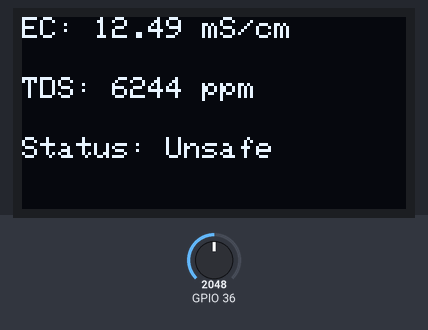
Simulated run of this sketch. Board: ESP32. Parts: 128×64 one-colour display. The inputs (shaded band) are chosen by the test bench; at power-on: GPIO 36 = 2048. WiFi joins after 1.5 s; servers stay silent unless stated; EEPROM starts erased; what the sketch prints to the serial monitor is not drawn.

Above: at 4.7 s.
4.8 s: GPIO 36 set to 0
At 7.1 s:
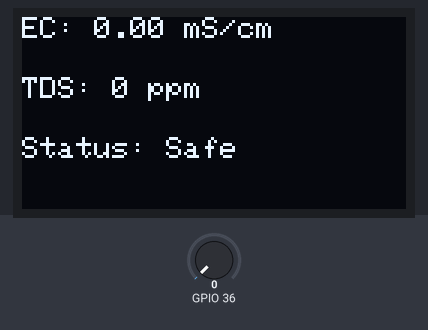
8.3 s: GPIO 36 set to 150
At 10.1 s:
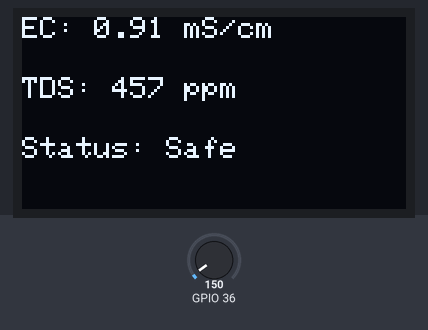
11.8 s: GPIO 36 set to 178
At 14.9 s:
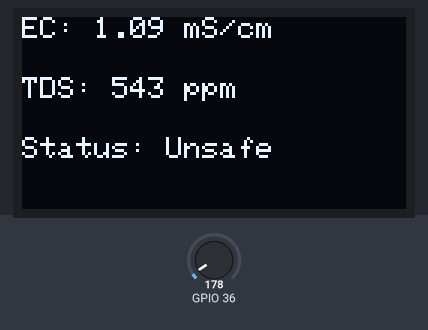
Timing chart, 0 to 16.4 s (numbered marks = the images above; inputs shaded):
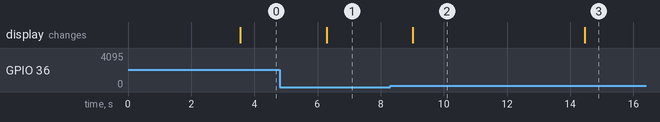

Measured:
- the behaviour switches between 164 and 165 on GPIO 36 (found by bisection; images 2 and 3)
- after the input at 4.8 s, the display: changes after 1.5 s (image 1)
- after the input at 8.3 s, the display: changes after 0.71 s (image 2)
- after the input at 11.8 s, the display: changes after 2.7 s (image 3)

The sketch:

WaterQualityMonitoring.ino
```cpp
#include <Arduino.h>
#include <Wire.h>
#include <EEPROM.h>
#include <WiFi.h>
#include <Adafruit_ADS1X15.h>
#include <DFRobot_ESP_EC.h>
#include <Adafruit_GFX.h>
#include <Adafruit_SSD1306.h>

#define SCREEN_WIDTH 128 // OLED width, in pixels
#define SCREEN_HEIGHT 64 // OLED height, in pixels

Adafruit_SSD1306 display(SCREEN_WIDTH, SCREEN_HEIGHT, &Wire, -1);

DFRobot_ESP_EC ec;
Adafruit_ADS1115 ads;

float voltage, ecValue, tdsValue;
String safetyStatus;

String apiKey = "WO6H1JLUUME5JJRN";
const char *ssid =  "ZTE_2.4G_XjtJKS";
const char *pass =  "bq9kKXMU";
const char* server = "api.thingspeak.com";

WiFiClient client;

void setup()
{
  Serial.begin(115200);
  EEPROM.begin(32);
  ec.begin();

  if (!display.begin(SSD1306_SWITCHCAPVCC, 0x3C)) {
    Serial.println(F("SSD1306 allocation failed"));
    for (;;);
  }
  delay(2000);
  display.clearDisplay();

  Serial.print("Connecting to ");
  Serial.println(ssid);
  WiFi.begin(ssid, pass);

  while (WiFi.status() != WL_CONNECTED)
  {
    delay(500);
    Serial.print(".");
  }
  Serial.println("");
  Serial.println("WiFi connected!");
}

void loop()
{
  voltage = analogRead(36);
  ecValue = ec.readEC(voltage, 25.0);
  tdsValue = ecValue * 500; // TDS in ppm

  if(tdsValue <= 500){
    safetyStatus = "Safe";
  } else {
    safetyStatus = "Unsafe";
  }

  Serial.print("EC: "); Serial.print(ecValue, 2);
  Serial.print(" mS/cm, TDS: "); Serial.print(tdsValue, 0);
  Serial.print(" ppm, Status: "); Serial.println(safetyStatus);

  // OLED display with uniform text size and spacing
  display.clearDisplay();
  display.setTextSize(1);
  display.setTextColor(WHITE);

  display.setCursor(0, 0);
  display.print("EC: "); display.print(ecValue, 2); display.println(" mS/cm");

  display.setCursor(0, 20);
  display.print("TDS: "); display.print(tdsValue, 0); display.println(" ppm");

  display.setCursor(0, 40);
  display.print("Status: "); display.println(safetyStatus);

  display.display();
  delay(2000);

  // Optional calibration
  ec.calibration(voltage, 25.0);

  // ThingSpeak upload
  if (client.connect(server, 80))
  {
    String postStr = apiKey;
    postStr += "&field1=" + String(ecValue, 2);
    postStr += "&field2=" + String(tdsValue, 0);
    postStr += "&field3=" + safetyStatus;
    postStr += "\r\n\r\n";

    client.print("POST /update HTTP/1.1\n");
    client.print("Host: api.thingspeak.com\n");
    client.print("Connection: close\n");
    client.print("X-THINGSPEAKAPIKEY: " + apiKey + "\n");
    client.print("Content-Type: application/x-www-form-urlencoded\n");
    client.print("Content-Length: ");
    client.print(postStr.length());
    client.print("\n\n");
    client.print(postStr);
    delay(500);
  }
  client.stop();
}
```
